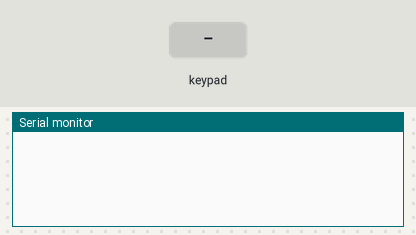
This sketch was run on a simulated Arduino Uno, built with avr-gcc and run on an emulated ATmega328P. Shown: the last lines printed to the serial monitor. The test bench sets the inputs (shaded band).

Above: at 1.2 s.
1.3 s: key '1' pressed
At 2.5 s:
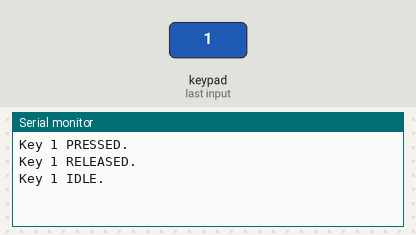
2.9 s: key 'd' pressed
At 3.7 s:
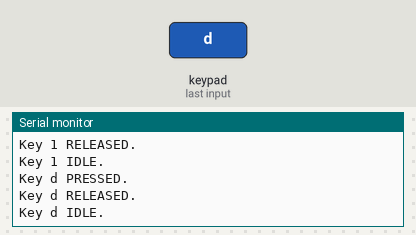
4.5 s: key 'a' pressed
At 5.8 s:
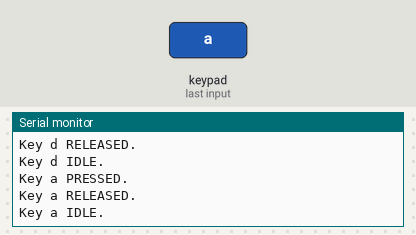
6.1 s: key 'e' pressed
At 7.3 s:
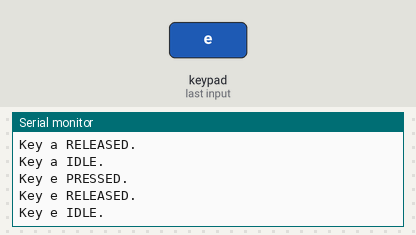
7.7 s: key 'b' pressed
At 8.4 s:
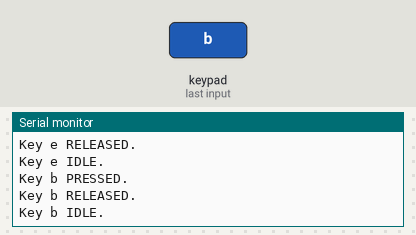
9.3 s: key 'f' pressed
At 10.8 s:
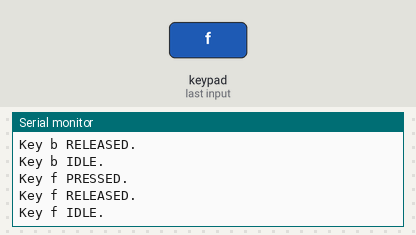

Measured:
- after the input at 1.3 s, the serial monitor: prints a new line at once (image 1)
- after the input at 2.9 s, the serial monitor: prints a new line at once (image 2)
- after the input at 4.5 s, the serial monitor: prints a new line at once (image 3)
- after the input at 6.1 s, the serial monitor: prints a new line at once (image 4)
- after the input at 7.7 s, the serial monitor: prints a new line at once (image 5)
- after the input at 9.3 s, the serial monitor: prints a new line at once (image 6)

The sketch:

Keypad.ino
```cpp
/* @file MultiKey.ino
|| @version 1.0
|| @author Mark Stanley
|| @contact mstanley@technologist.com
||
|| @description
|| | The latest version, 3.0, of the keypad library supports up to 10
|| | active keys all being pressed at the same time. This sketch is an
|| | example of how you can get multiple key presses from a keypad or
|| | keyboard.
|| #
*/

#include <Keypad.h>

const byte ROWS = 4;
const byte COLS =4;
char keys[ROWS][COLS] = {
{'1','5','9','d'}, //12-8, 12-7
{'2','6','a','e'}, //11-7
{'3','7','b','f'},
{'4','8','c','g'}
};

byte rowPins[ROWS] = {12, 11, 10, 9};
byte colPins[COLS] = {8, 7, 6, 5};

Keypad kpd = Keypad( makeKeymap(keys), rowPins, colPins, ROWS, COLS );

unsigned long loopCount;
unsigned long startTime;
String msg;

void setup() {
  Serial.begin(9600);
}

void loop() {
    // Fills kpd.key[ ] array with up-to 10 active keys.
    // Returns true if there are ANY active keys.
  if (kpd.getKeys()) {
    for (int i=0; i<LIST_MAX; i++) {
      if ( kpd.key[i].stateChanged ) {
        switch (kpd.key[i].kstate) {  // Report active key state : IDLE, PRESSED, HOLD, or RELEASED
          case PRESSED:
            msg = " PRESSED.";
          break;

          case HOLD:
            msg = " HOLD.";
          break;

          case RELEASED:
            msg = " RELEASED.";
          break;

          case IDLE:
            msg = " IDLE.";
        }
        Serial.print("Key ");
        Serial.print(kpd.key[i].kchar);
        Serial.println(msg);
      }
    }
  }
}
```
